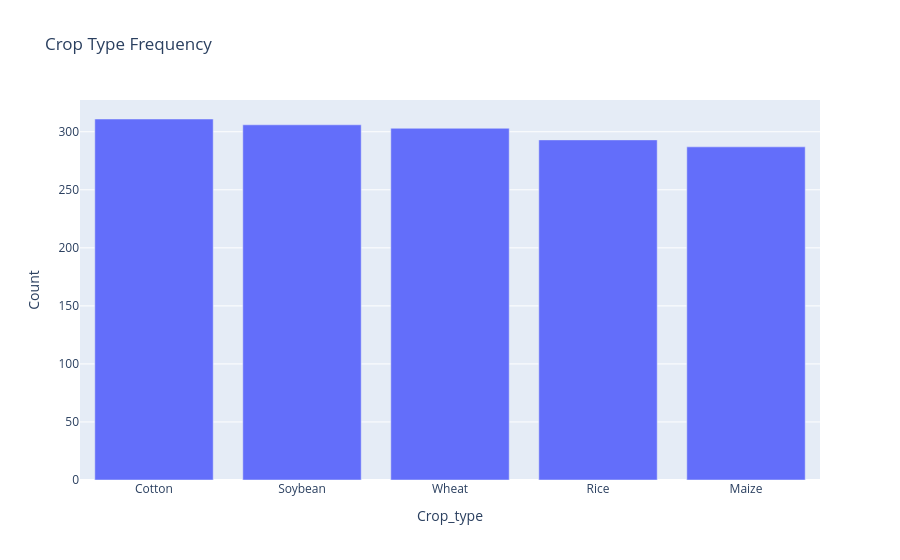

The notebook cell this image was saved under:
### Code cell
px.bar(data_frame=ct, y='count', x='crop_type', title="Crop Type Frequency",
labels={'count':'Count','crop_type':'Crop_type'})

### Figure 1 — Plotly figure (JSON) as saved in the notebook; plotly's stock layout.template omitted (floating-point values rounded to 4 significant figures)
{"data": [{"hovertemplate": "Crop_type=%{x}<br>Count=%{y}<extra></extra>", "legendgroup": "", "marker": {"color": "#636efa", "pattern": {"shape": ""}}, "name": "", "orientation": "v", "showlegend": false, "textposition": "auto", "type": "bar", "x": ["Cotton", "Soybean", "Wheat", "Rice", "Maize"], "xaxis": "x", "y": [311, 306, 303, 293, 287], "yaxis": "y"}], "layout": {"barmode": "relative", "legend": {"tracegroupgap": 0}, "title": {"text": "Crop Type Frequency"}, "xaxis": {"anchor": "y", "domain": [0, 1], "title": {"text": "Crop_type"}}, "yaxis": {"anchor": "x", "domain": [0, 1], "title": {"text": "Count"}}}}
